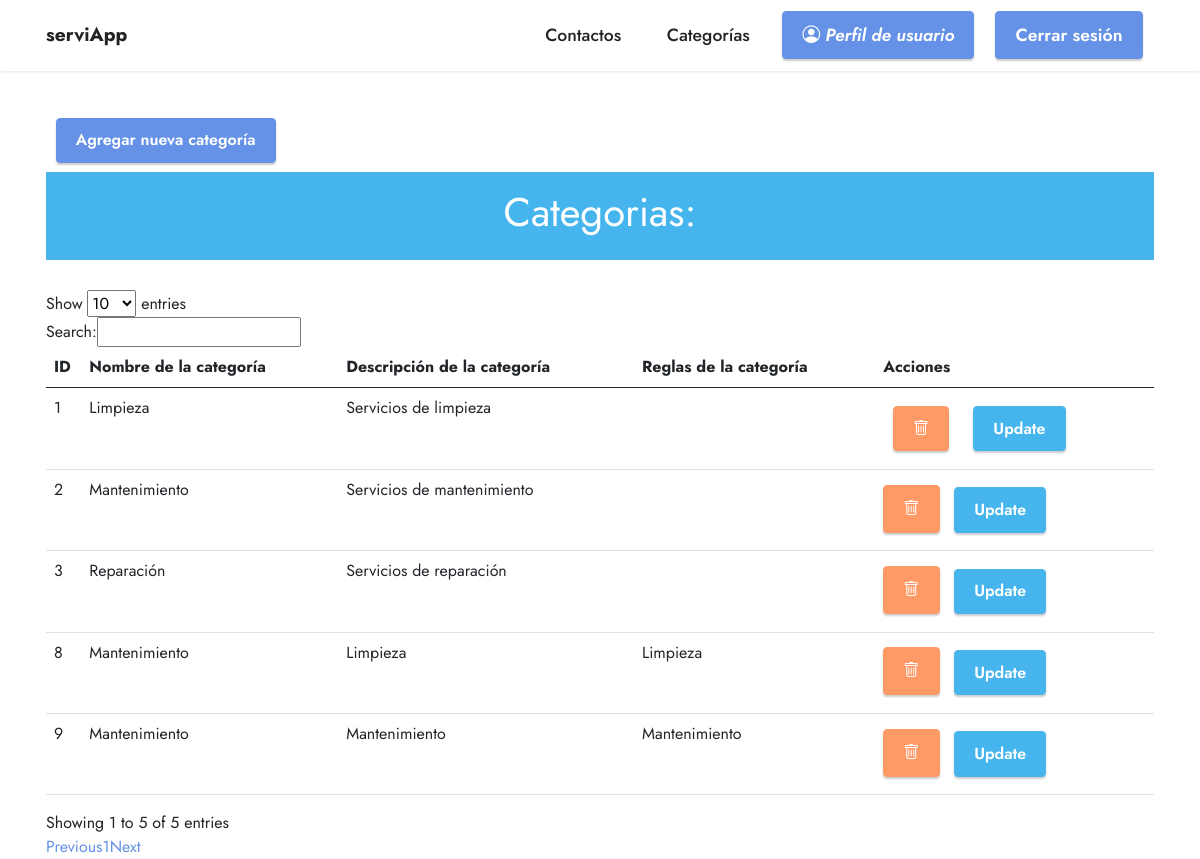
Screenshot of /categorias.php (signed in) with the database file from the repository.
### tables this page shows
CREATE TABLE `categoria` (
  `id` int(11) NOT NULL,
  `nombre_categoria` varchar(50) NOT NULL,
  `descripcion_categoria` text NOT NULL,
  `reglas` text NOT NULL,
  `id_user` int(11) NOT NULL
);

### categorias.php (the view, shortened to what this page needs)
<?php
$conn = mysqli_connect($host, $username, $password, $dbname);
$query = "SELECT * FROM categoria where id_user =" . $_SESSION['id_user'];
$result = mysqli_query($conn, $query);
?>
<!DOCTYPE html>
<html>
<head>
    <link rel="stylesheet" href="assets/web/assets/mobirise-icons2/mobirise2.css">
    <link rel="stylesheet" href="https://cdn.jsdelivr.net/npm/bootstrap-icons@1.10.5/font/bootstrap-icons.css">
    <link rel="stylesheet" href="assets/bootstrap/css/bootstrap.min.css">
    <link rel="stylesheet" href="assets/bootstrap/css/bootstrap-grid.min.css">
    <link rel="stylesheet" href="assets/bootstrap/css/bootstrap-reboot.min.css">
    <link rel="stylesheet" href="assets/parallax/jarallax.css">
    <link rel="stylesheet" href="assets/dropdown/css/style.css">
    <link rel="stylesheet" href="assets/socicon/css/styles.css">
    <link rel="stylesheet" href="assets/theme/css/style.css">
    <link rel="stylesheet" href="assets(1)/mobirise/css/mbr-additional.css" type="text/css">
</head>
<body>
<?php
    include_once("menu.php");
    ?>
    <div class="container mt-5">
    <button type="button" class="btn btn-primary" data-bs-toggle="modal" data-bs-target="#exampleModal">
    Agregar nueva categoría
    </button>
        </div>
        <div class="container">
            <div class="alert alert-info" role="alert">
                <h1 class="text-center">Categorias:</h1>
            </div>
        <table class="table" id="categoria_table">
            <thead>
                <tr>
                    <th scope="col">ID</th>
                    <th scope="col">Nombre de la categoría</th>
                    <th scope="col">Descripción de la categoría</th>
                    <th scope="col">Reglas de la categoría</th>
                    <th scope="col">Acciones</th>
                </tr>
            </thead>
            <tbody>
                <?php
                if (mysqli_num_rows($result) > 0) {
                    while ($categoria = mysqli_fetch_assoc($result)) {
                        ?>
                        <tr>
                            <td><?php echo $categoria['id']; ?></td>
                            <td><?php echo $categoria['nombre_categoria']; ?></td>
                            <td><?php echo $categoria['descripcion_categoria']; ?></td>
                            <td><?php echo $categoria['reglas']; ?></td>
                            <td>
                                <form method="post" style="display: inline-block;">
                                    <button class="btn btn-danger" type="submit" name="delete"><i class="bi bi-trash"></i></button>
                                </form>
                                <button class="btn btn-info" type="button" data-bs-toggle="modal" data-bs-target="#exampleModal<?php echo $categoria['id']; ?>">Update</button>
                            </td>
                        </tr>
                    <?php
                    }
                } else {
                    echo '<tr><td colspan="5">No hay categorías disponibles</td></tr>';
                }
                ?>
            </tbody>
        </table>
    </div>
</body>

### menu.php (shortened to what this page needs)
<section data-bs-version="5.1" class="menu menu1 cid-tzZUd7mXGf" once="menu" id="menu1-0">
    <nav class="navbar navbar-dropdown navbar-fixed-top navbar-expand-lg">
        <div class="container">
            <div class="navbar-brand">
                <span class="navbar-caption-wrap"><a class="navbar-caption text-black display-7" href="home.php">serviApp</a></span>
            </div>
            <div class="collapse navbar-collapse" id="navbarSupportedContent">
                <ul class="navbar-nav nav-dropdown" data-app-modern-menu="true">
                    <li class="nav-item"><a class="nav-link link text-black show display-4" href="" aria-expanded="true">Contactos</a></li>
                </ul>
                <ul class="navbar-nav nav-dropdown" data-app-modern-menu="true">
                    <?php
                    if ($_SESSION['id_user'] == 1) {
                        echo '<li class="nav-item"><a class="nav-link link text-black show display-4" href="categorias.php" aria-expanded="true">Categorías</a></li>';
                    }
                    ?>
                </ul>
                <div class="navbar-buttons mbr-section-btn">
                    <a class="btn btn-primary display-4" href=""> <i class="bi bi-person-circle"> Perfil de usuario</i></a>
                </div>
                <div class="navbar-buttons mbr-section-btn"><a class="btn btn-primary display-4" href="logout.php">Cerrar sesión</a></div>
            </div>
        </div>
    </nav>
</section>

### assets/dropdown/css/style.css (style rules this page uses)
.navbar-dropdown { left: 0; padding: 0; position: absolute; right: 0; top: 0; transition: all 0.45s ease; z-index: 1030; background: #282828; }
.navbar-dropdown .navbar-caption { font-weight: 700; white-space: normal; vertical-align: -4px; line-height: 3.125rem !important; }
.navbar-dropdown .navbar-caption, .navbar-dropdown .navbar-caption:hover { color: inherit; text-decoration: none; }
.navbar-dropdown.navbar-fixed-top { position: fixed; }
.navbar-dropdown .navbar-brand span { vertical-align: -4px; }
.nav-dropdown { font-size: 0.75rem; font-weight: 500; height: auto !important; }
.nav-dropdown .link { margin: .667em 1.667em; font-weight: 500; padding: 0; transition: color .2s ease-in-out; }
.nav-dropdown .link::after, .nav-dropdown .dropdown-item::after { color: inherit; }

### assets/theme/css/style.css (style rules this page uses)
section { background-color: #ffffff; }
body { font-style: normal; line-height: 1.5; font-weight: 400; color: #232323; position: relative; }
button { background-color: transparent; border-color: transparent; }
section, .container, .container-fluid { position: relative; word-wrap: break-word; }
a { font-style: normal; font-weight: 400; cursor: pointer; }
a, a:hover { text-decoration: none; }
h1, h2, h3, h4, h5, h6, .display-1, .display-2, .display-4, .display-5, .display-7, span, p, a { line-height: 1; word-break: break-word; word-wrap: break-word; font-weight: 400; }
section { background-position: 50% 50%; background-repeat: no-repeat; background-size: cover; }
.mbr-section-btn { margin-left: -0.6rem; margin-right: -0.6rem; font-size: 0; }
.btn { font-weight: 600; border-width: 1px; font-style: normal; margin: 0.6rem 0.6rem; white-space: normal; transition: all 0.2s ease-in-out; display: inline-flex; align-items: center; justify-content: center; word-break: break-word; }
nav .mbr-section-btn { margin-left: 0rem; margin-right: 0rem; }
[type=submit] { -webkit-appearance: none; }
.menu .navbar-brand { display: -webkit-flex; }
.menu .navbar-brand span { display: flex; display: -webkit-flex; }
.menu .navbar-brand .navbar-caption-wrap { display: -webkit-flex; }
@media (min-width: 992px) { .menu .navbar-nav.nav-dropdown { display: -webkit-flex; } }
.navbar { display: -webkit-flex; -webkit-flex-wrap: wrap; -webkit-align-items: center; -webkit-justify-content: space-between; }
.navbar-collapse { -webkit-flex-basis: 100%; -webkit-flex-grow: 1; -webkit-align-items: center; }
.nav-dropdown .link { padding: 0.667em 1.667em !important; margin: 0 !important; }
html, body { height: auto; min-height: 100vh; }
.alert { color: #ffffff; border-radius: 0; border: 0; font-size: 1.1rem; line-height: 1.5; margin-bottom: 1.875rem; padding: 1.25rem; position: relative; text-align: center; }
form .btn { display: flex; padding: 0.6rem 1.2rem; margin: 0; }
.form-control, form .btn { min-height: 48px; }
ul, ol, pre, blockquote { margin-bottom: 2.3125rem; }
@media (min-width: 992px) { .container { padding-left: 16px; padding-right: 16px; } }

### assets/mobirise/css/mbr-additional.css (style rules this page uses)
body { font-family: Jost; }
.display-4 { font-family: 'Jost', sans-serif; font-size: 1.1rem; line-height: 1.5; }
.display-7 { font-family: 'Jost', sans-serif; font-size: 1.2rem; line-height: 1.5; }
.btn { padding: 0.6rem 1.2rem; border-radius: 4px; }
.btn-primary, .btn-primary:active { background-color: #6592e6 !important; border-color: #6592e6 !important; color: #ffffff !important; box-shadow: 0 2px 2px 0 rgba(0, 0, 0, 0.2); }
.btn-info, .btn-info:active { background-color: #47b5ed !important; border-color: #47b5ed !important; color: #ffffff !important; box-shadow: 0 2px 2px 0 rgba(0, 0, 0, 0.2); }
.btn-danger, .btn-danger:active { background-color: #ff9966 !important; border-color: #ff9966 !important; color: #ffffff !important; box-shadow: 0 2px 2px 0 rgba(0, 0, 0, 0.2); }
.text-black { color: #232323 !important; }
.alert-info { background-color: #47b5ed; }
a, a:hover { color: #6592e6; }
body { overflow-x: hidden; }
a { transition: color 0.6s; }

### rows the page displays
categoria: id "1", nombre_categoria "Limpieza", descripcion_categoria "Servicios de limpieza"
categoria: id "2", nombre_categoria "Mantenimiento", descripcion_categoria "Servicios de mantenimiento"
categoria: id "3", nombre_categoria "Reparación", descripcion_categoria "Servicios de reparación"
categoria: id "8", nombre_categoria "Mantenimiento", descripcion_categoria "Limpieza", reglas "Limpieza"
categoria: id "9", nombre_categoria "Mantenimiento", descripcion_categoria "Mantenimiento", reglas "Mantenimiento"
